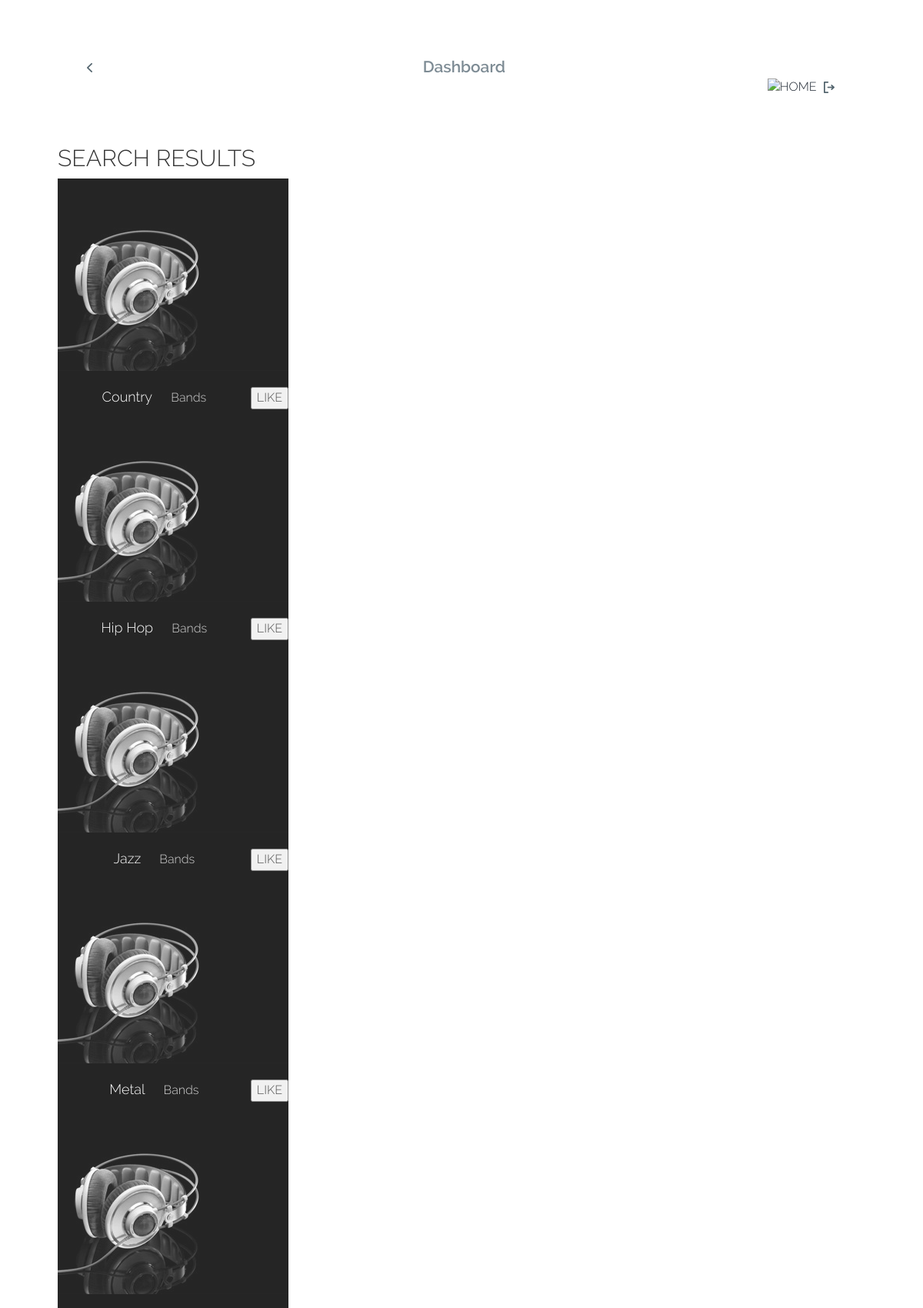
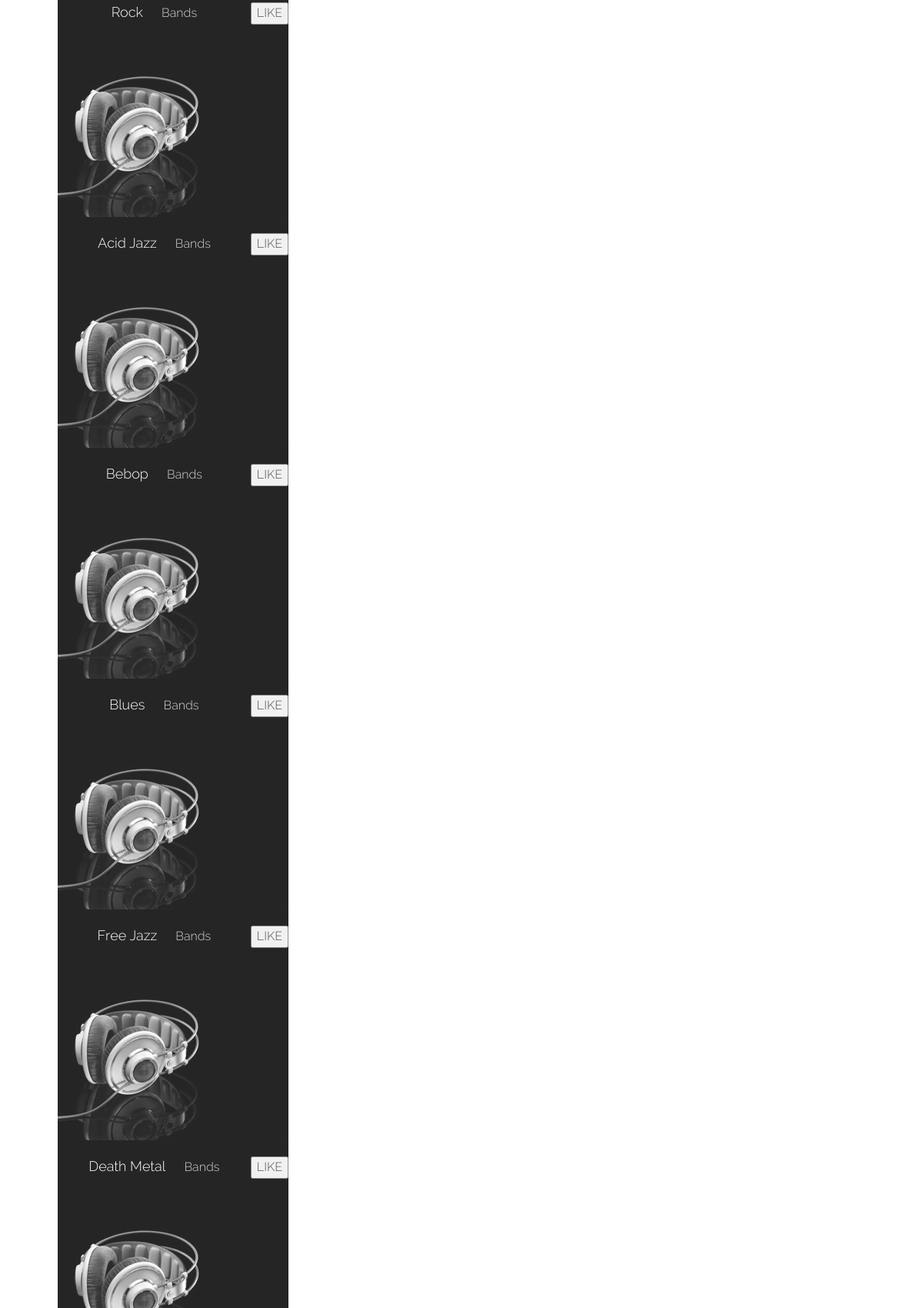
The app's page /SherlPHP/searchGenre.php (upper part) with its own data (2 pictures, top to bottom).
### tables this page shows
CREATE TABLE genre    (     gname VARCHAR(50),
                            gparent VARCHAR(50) NULL,
                             
                            PRIMARY KEY (gname),
                            FOREIGN KEY (gparent) REFERENCES genre(gname)
                        );

### SherlPHP/searchGenre.php (the view, shortened to what this page needs)
<!DOCTYPE HTML>
<html>
	<head>
		<link href="css/bootstrap.css" rel='stylesheet' type='text/css' />
		<link href="css/style.css" rel='stylesheet' type='text/css' />
   		<link rel="stylesheet" href="fonts/css/font-awesome.min.css">
	</head>
	<body>
    <?php
$uname = $_SESSION['name'];
 ?>
		<div class="container">
			<div class="top-header">
				<link type="text/css" rel="stylesheet" href="css/jquery.mmenu.all.css" />
				<div id="page">
					<div id="header">
						<a href="#menu-left"> </a>
					</div>
				</div>
				<div class="logo">
					<span>Dashboard </span>
				</div>
				<div style="float:right; width:100px;"> <a href="userHome.php"> <?php echo "<img src='images/user/$uname.jpg' style='width:50px; height:32px;'title='admin' alt='HOME' />"
 ?></a> <a href="logout.php"><img src="images/logout.png" alt="LOGOUT"/></a></div>
				<div class="clearfix"> </div>
			</div>
			<div class="content">
            <div style="background-color:#FFF">
            <h2>SEARCH RESULTS</h2>
				<?php
include "connectdb.php";
	$genre="%{$_POST['genre']}%";
if ($stmt = $mysqli->prepare("select gname from genre where gname like ?")) {
	$stmt->bind_param("s", $genre);
  $stmt->execute();
 $result = $stmt->get_result();
 $row_cnt = $result->num_rows;
 if($row_cnt==0){
	 echo "<script language='javascript'>alert('No genre matched your search!');</script>";
	 echo "<script language='javascript'>window.location='userLikesGenre.php';</script>";
 }
 else{
  ?>
   <table border ="0"  >
   <?php
    while ($myrow = $result->fetch_assoc()) {
		?>
        <tr>
         <form action="likegenre.php" method="post">
    <td background="genrepic.jpg" WIDTH="300" HEIGHT="300" VALIGN="bottom" align="center"style="opacity:0.85" >
    <FONT SIZE="+1" COLOR="#FFFFFF"><?=$myrow['gname'];?></FONT>
    <a href="DisplayBandAccToGenre.php?gname=<?=$myrow['gname'];?>" style="color:#CCC; padding-left:20px; padding-right:0"  >Bands</a>
	<input type="submit" class="myButton" value="LIKE" style="float:right"/>
  </td>
  </form>
        </tr>
        <?php
	}
	echo '</table>';
 }
    }
?>
  </div>
			</div>
		</div>
	</body>
</html>

### SherlPHP/css/style.css (style rules this page uses)
html, body { font-family: 'Raleway-Light'; font-size: 100%; background: url(../purple-abstract-wallpaper-guitar.jpg) no-repeat center center fixed; -webkit-background-size: cover; -moz-background-size: cover; -o-background-size: cover; background-size: cover; }
body a { transition:0.5s all; -webkit-transition:0.5s all; -moz-transition:0.5s all; -o-transition:0.5s all; -ms-transition:0.5s all; }
.container { width:90%; margin:0 auto; }
#header a, .header a { display: block; width: 13px; height: 18px; position: absolute; top:32px; left: 20px; background: url(../images/arrow.png) no-repeat 0px 0px; }
.top-header { background: #FFF; width: 97.8%; position: relative; margin: 3em 15px 15px 15px; padding: 1.5em 1.2em; border-radius: 0.3em; -webkit-border-radius: 0.3em; -moz-border-radius: 0.3em; -o-border-radius: 0.3em; -ms-border-radius: 0.3em; }
.logo { float:left; width:100%; text-align:center; }
.logo span { color: #7D8B94; font-size: 1.3em; font-family: 'Raleway-SemiBold'; }
.content { margin-top: 1.5em; }

### records on screen
genre: gname "Country"
genre: gname "Hip Hop"
genre: gname "Jazz"
genre: gname "Metal"
genre: gname "Rock"
genre: gname "Acid Jazz"
genre: gname "Bebop"
genre: gname "Blues"
genre: gname "Free Jazz"
genre: gname "Death Metal"
